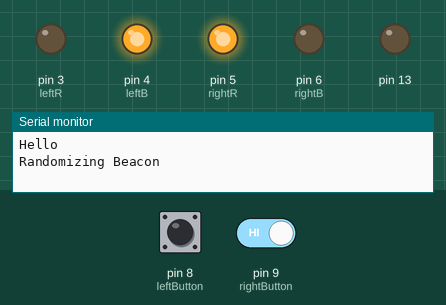
A sketch run on a simulated Arduino Uno, built with avr-gcc and run on an emulated ATmega328P. Parts: output pins drawn as LEDs (lit = HIGH), the last lines printed to the serial monitor. The inputs (shaded band) are chosen by the test bench; at power-on: pin 8 (leftButton) HIGH, pin 9 (rightButton) HIGH. Random numbers use the default seed unless the sketch sets one.

Above: at 1.6 s.
1.7 s: pin 8 (leftButton) pulled LOW for 0.15 s
At 2.1 s:
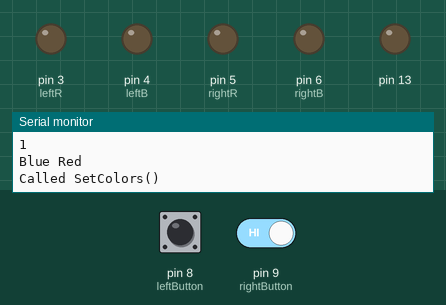
At 2.9 s:
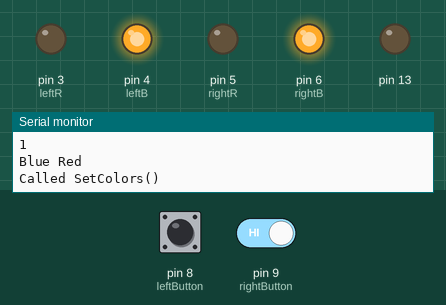
3.6 s: pin 8 (leftButton) driven LOW and pin 9 (rightButton) driven LOW
At 8.6 s:
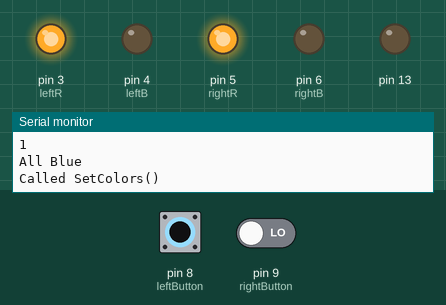
Timing chart, 0 to 14.7 s (numbered marks = the images above; inputs shaded):
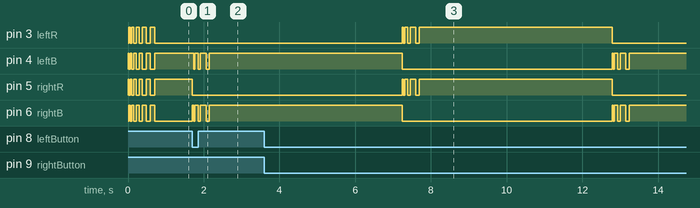

The sketch:

Beacon.ino
```cpp
int leftR = 3;
int leftB = 4;
int rightR = 5;
int rightB = 6;
int rightButton = 9; //Change
int leftButton = 8; //Change

int randomizeBeacon = 0;
int waitForPress = 1;
boolean redBlue = true;
int counter = 0;

int curState = randomizeBeacon;


void setup() {
  // put your setup code here, to run once:
  pinMode(leftR, OUTPUT);
  pinMode(leftB, OUTPUT);
  pinMode(rightR, OUTPUT);
  pinMode(rightB, OUTPUT);
  pinMode(rightButton, INPUT);
  digitalWrite(rightButton, HIGH);
  pinMode(leftButton, INPUT);
  digitalWrite(leftButton, HIGH);
  pinMode(13, OUTPUT);
  randomSeed(analogRead(0));
  Serial.begin(9600);
  Serial.println("Hello");
}

void loop() {
  // put your main code here, to run repeatedly:
  int rightState = digitalRead(rightButton);
  int leftState = digitalRead(leftButton);
  /*if (rightState == HIGH) {
    rightState = LOW;
  } else {
    rightState = HIGH;
  }
  if (leftState == HIGH) {
    leftState = LOW;
  } else {
    leftState = HIGH;
  }*/
  rightState = !rightState;
  leftState = !leftState;
  if (curState == randomizeBeacon) {
    Serial.println("Randomizing Beacon");
    digitalWrite(leftR, HIGH);
    digitalWrite(leftB, LOW);
    digitalWrite(rightB, HIGH);
    digitalWrite(rightR, LOW);
    int numTimes = random(11,15);
    int oldDelay = 10;
    for (int i = 0; i < numTimes; i++) {
      switchColors();
      oldDelay += (numTimes);
      delay(oldDelay);
    }
    curState = waitForPress;
  }
  if (curState == waitForPress) {

    if (rightState == HIGH || leftState == HIGH) {
      Serial.println("Rightstate");
      Serial.println(rightState);
      Serial.println("LeftState");
      Serial.println(leftState);


        String lightState = getColors();
        Serial.println(lightState);
        if (lightState == "All Blue") {
        setColors("All Red");
        delay(5000);
        } else if (lightState == "All Red") {
        setColors("All Blue");
        delay(5000);
        } else {
        if (rightState == HIGH && leftState == LOW) {
          if (lightState == "Red Blue") {
            setColors("All Blue");
            delay(5000);
          } else if (lightState == "Blue Red") {
            setColors("All Red");
            delay(5000);
          }
        } else if (rightState == LOW && leftState == HIGH) {
          if (lightState == "Red Blue") {
            setColors("All Red");
            delay(5000);
          } else if (lightState == "Blue Red") {
            setColors("All Blue");
            delay(5000);
          }
        }
        }

    }
  }
}

void setColors(String order) { //Left to right
  Serial.println("Called SetColors()");
  if (order == "All Red") {
    digitalWrite(leftR, HIGH);
    digitalWrite(leftB, LOW);
    digitalWrite(rightR, HIGH);
    digitalWrite(rightB, LOW);
    Blink(true);
  } else if (order == "All Blue") {
    digitalWrite(leftR, LOW);
    digitalWrite(leftB, HIGH);
    digitalWrite(rightR, LOW);
    digitalWrite(rightB, HIGH);
    Blink(false);
  } else if (order == "Blue Red") { //I later realize this is useless....
    digitalWrite(leftR, LOW);
    digitalWrite(leftB, HIGH);
    digitalWrite(rightR, HIGH);
    digitalWrite(rightB, LOW);
  } else if (order == "Red Blue") { //Same goes to you m8 ^
    digitalWrite(leftR, HIGH);
    digitalWrite(leftB, LOW);
    digitalWrite(rightR, LOW);
    digitalWrite(rightB, HIGH);
  }
}


int Blink(boolean red) {
  int blinkdel = 30 + (counter*30);
  if (counter < 3) {
    if (red) {
      digitalWrite(leftR, HIGH);
      digitalWrite(leftB, LOW);
      digitalWrite(rightR, HIGH);
      digitalWrite(rightB, LOW);
      delay(blinkdel);
      digitalWrite(leftR, LOW);
      digitalWrite(leftB, LOW);
      digitalWrite(rightR, LOW);
      digitalWrite(rightB, LOW);
      delay(blinkdel);
      digitalWrite(leftR, HIGH);
      digitalWrite(leftB, LOW);
      digitalWrite(rightR, HIGH);
      digitalWrite(rightB, LOW);
      delay(blinkdel);
      counter++;
      Blink(true);
    } else {
      digitalWrite(leftR, LOW);
      digitalWrite(leftB, HIGH);
      digitalWrite(rightR, LOW);
      digitalWrite(rightB, HIGH);
      delay(blinkdel);
      digitalWrite(leftR, LOW);
      digitalWrite(leftB, LOW);
      digitalWrite(rightR, LOW);
      digitalWrite(rightB, LOW);
      delay(blinkdel);
      digitalWrite(leftR, LOW);
      digitalWrite(leftB, HIGH);
      digitalWrite(rightR, LOW);
      digitalWrite(rightB, HIGH);
      delay(blinkdel);
      counter++;
      Blink(false);
    }
  } else {
    counter = 0;
    return 0;
  }
}

void setState(boolean rB) { //Left to right
  if (rB) {
    redBlue = true;
    digitalWrite(leftR, HIGH);
    digitalWrite(leftB, LOW);
    digitalWrite(rightB, HIGH);
    digitalWrite(rightR, LOW);
  } else {
    redBlue = false;
    digitalWrite(leftR, LOW);
    digitalWrite(leftB, HIGH);
    digitalWrite(rightB, LOW);
    digitalWrite(rightR, HIGH);
  }
}

String getColors() { //Left to right
  int rightR2 = digitalRead(rightR);
  int leftR2 = digitalRead(leftR);
  int rightB2 = digitalRead(rightB);
  int leftB2 = digitalRead(leftB);
  if (rightR2 == LOW && rightB2 == HIGH) {
    if (leftR2 == LOW && leftB2 == HIGH) {
      return "All Blue";
    } else {
      if (leftR2 == HIGH && leftB2 == LOW) {
        return "Red Blue";
      }
    }
  } else {
    if (rightR2 == HIGH && rightB2 == LOW) {
      if (leftR2 == HIGH && leftB2 == LOW) {
        return "All Red";
      } else {
        if (leftR2 == LOW && leftB2 == HIGH) {
          return "Blue Red";
        }
      }
    }
  }
  return "wot";
}

void switchColors() {
  setState(!redBlue);
}
```

Measured:
- after the input at 1.7 s, pin 4 (leftB): goes LOW 0.03 s, HIGH 0.09 s, LOW 0.06 s, HIGH 0.15 s, LOW 0.09 s, then HIGH, starting at once; pin 5 (rightR): HIGH → LOW at once; pin 6 (rightB): goes HIGH 0.03 s, LOW 0.03 s, HIGH 0.09 s, LOW 0.06 s, HIGH 0.15 s, LOW 0.09 s, then HIGH, starting at once
- by itself, pin 4 (leftB), pin 5 (rightR): repeats every 0.08 s: LOW 0.03 s, HIGH 0.04 s, until it stays HIGH from 0.7 s
- by itself, pin 6 (rightB): repeats every 0.10 s: LOW 0.04 s, HIGH 0.05 s, until it stays LOW from 0.7 s
